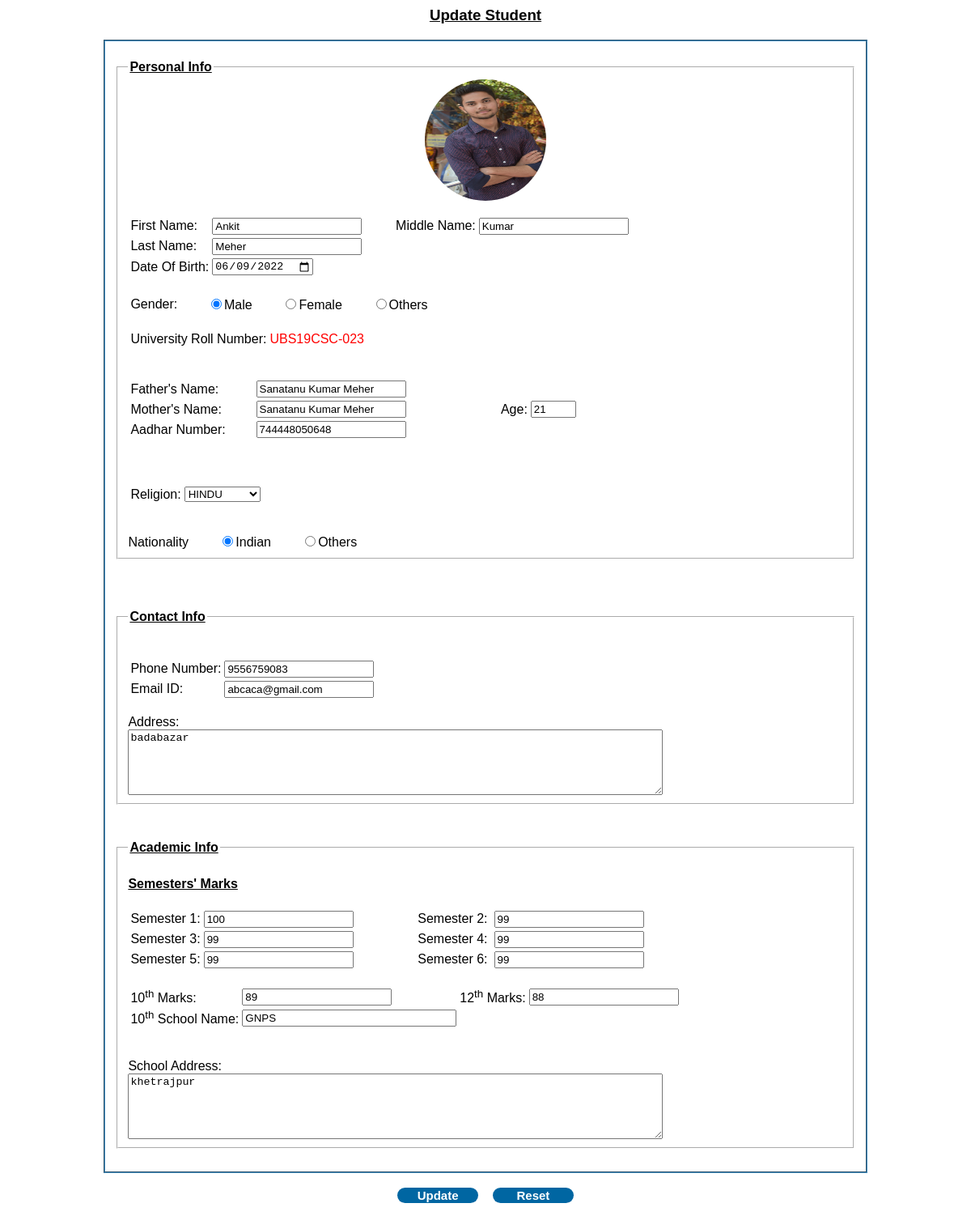
Page /editStudent.php?id=UBS19CSC-023 (signed in) on the committed database.
### tables this page shows
CREATE TABLE `personalinfo` (
  `id` int(11) NOT NULL,
  `fn` varchar(20) NOT NULL,
  `mn` varchar(20) DEFAULT NULL,
  `ln` varchar(20) NOT NULL,
  `dob` date NOT NULL,
  `uroll` varchar(20) NOT NULL,
  `gender` enum('M','F','O') NOT NULL,
  `fathername` varchar(50) NOT NULL,
  `mothername` varchar(50) NOT NULL,
  `age` int(11) NOT NULL,
  `aadhar` varchar(12) NOT NULL,
  `cast` enum('HINDU','MUSLIM','CHRISTIAN','OTHERS') NOT NULL,
  `nationality` enum('INDIAN','OTHERS') NOT NULL
);

CREATE TABLE `contactinfo` (
  `id` int(11) NOT NULL,
  `uroll` varchar(20) NOT NULL,
  `pn` varchar(13) NOT NULL,
  `email` varchar(50) NOT NULL,
  `address` varchar(50) NOT NULL
);

CREATE TABLE `academicinfo` (
  `id` int(11) NOT NULL,
  `uroll` varchar(20) NOT NULL,
  `sm1` float DEFAULT NULL,
  `sm2` float DEFAULT NULL,
  `sm3` float DEFAULT NULL,
  `sm4` float DEFAULT NULL,
  `sm5` float DEFAULT NULL,
  `sm6` float DEFAULT NULL,
  `mark10` float NOT NULL,
  `mark12` float NOT NULL,
  `schoolname` varchar(50) NOT NULL,
  `schooladdress` varchar(50) NOT NULL
);

### editStudent.php (the view, shortened to what this page needs)
<?php
    if( isset($_SESSION['uid']) ){
        $uid = $_SESSION['uid'] ;
        if(isset($_GET['id'])) $uid = $_GET['id'];
        $conn = mysqli_connect("localhost","root","","collegemanagement");
        if( $conn ){
            $qr = "select * from personalinfo where uroll = '$uid' ;";
            $res = mysqli_query($conn,$qr);
            if( $res ){
                $row = mysqli_fetch_assoc($res);
                $selected = $row['cast'];
                echo'
                <head>
                <style>
                .btn{
                    background: #0066A2;
                    color: white;
                    border-style: unset;
                    border-color: #0066A2;
                    border-radius: 15px;
                    width: 100px;
                    font: bold 15px arial,sans-serif;
                    text-shadow: none;
                }
                .btn:hover{
                    background: #0a19a7;
                    border-radius: 15px;
                }
                div{
                    margin-left:10%;
                    margin-right:10%;
                }
                body{
                   background-color: rgba(255, 255, 255, 0.58);
                   font-family: \'Franklin Gothic Medium\', \'Arial Narrow\', Arial, sans-serif;
               }
                </style>
              </head>
             <body>
             <CENTER><B><h3><u>Update Student</u></h3></B></CENTER>
                 <div>
                <form action="connectStudent.php?id='.$uid.'" method="post">
                <fieldset style="border-color: rgba(70, 142, 190, 1);">
                    <br>
                <fieldset style="border-color: white;">
                <center>
                <img src="upload-images/student/'.$uid.'.jpg" alt="Image Not Found" style="clip-path:circle();" height="150px" width="150px">
                </center>
                <br>
                <legend><strong><u>Personal Info</u></strong></legend>
                <table>
                    <tr>
                        <td>First Name:</td>
                        <td><input type="text" size="20" name="fn" required value="'.$row['fn'].'"></td>
                        <td style="text-indent: 1cm;">Middle Name:</td>
                        <td><input type="text" size="20" name="mn" value="'.$row['mn'].'"></td>
                    <tr>
                        <td>Last Name:</td>
                        <td><input type="text" size="20" name="ln" required value="'.$row['ln'].'"></td>
                    </tr>
                    <tr>
                        <td>Date Of Birth:</td>
                        <td><input type="date" size="20" name="dob" required value="'.$row['dob'].'"></td>
                    <tr>
                </table>
                <br>';?>
                <table>
                    <tr>
                        <td>Gender:</td>
                        <td><input style="margin-left: 1cm;" type="radio" name="g" <?=$row['gender'] == "M" ? "checked" : ""?> value="M">Male</input></td>
                        <td><input style="margin-left: 1cm;" type="radio" name="g" <?=$row['gender'] == "F" ? "checked" : ""?>  value="F">Female</input></td>
                        <td><input style="margin-left: 1cm;" type="radio" name="g" <?=$row['gender'] == "O" ? "checked" : ""?>  value="O">Others</input></td>
                    </tr>
                </table>
                <?php
                echo '<br>
                    <table>
                        <tr>
                            <td>University Roll Number: </td>
                            <td style="color: red;">'." ".$row['uroll'].'</td>
                    </tr>
                    </table>
                    <br>
                    <br>
                <table>
                    <tr>
                        <td>Father\'s Name:</td>
                        <td><input type="text" name="fathername" size="20" required  value="'.$row['fathername'].'"></td>
                    </tr>
                    <tr>
                        <td style="width: 4cm;">Mother\'s Name:</td>
                        <td><input type="text" name="mothername" size="20" required  value="'.$row['mothername'].'"></td>
                        <td style="text-indent: 3cm;">Age:</td>
                        <td><input type="number" name="age" min="10" max="60" required  value="'.$row['age'].'"></td>
                    </tr>
                    <tr>
                        <td>Aadhar Number:</td>
                        <td><input type="number" name="aadhar" size="20" required  value="'.$row['aadhar'].'"></td>
                    </tr>
                </table>
                    <br><br>
                <table>
                    <tr><br>
                        <td>Religion:</td>
                        <td>';
                        ?>
                        <?php
                        $options=array('HINDU','MUSLIM','CHRISTIAN','OTHERS');
                        echo "<select name='cast' type='dropdown'  required>";
                        foreach($options as $option){
                            if($selected==$option) echo "<option selected='selected' value='$option'>$option</option>";
                            else echo"<option value='$option'>$option</option>";
                        }
                            echo"</select>";
                    ?>
                    <?php
                        echo'</td>
                    </tr>
                </table>
                <br><br>';
                ?>
                 <label for="">Nationality</label>
                 <input style="margin-left: 1cm;" type="RADIO" name="nationality" <?=$row['nationality'] == "INDIAN" ? "checked" : ""?>  value="INDIAN">Indian
                 <input style="margin-left: 1cm;" type="RADIO" name="nationality" <?=$row['nationality'] == "OTHERS" ? "checked" : ""?>  value="OTHERS">Others
            </fieldset>
                <?php
            }
        }
    }else header("location:login.php");
?>
<?php
    $query="SELECT * FROM contactinfo  WHERE uroll='".$uid."'";
    $query_run=mysqli_query($conn,$query);
    if(mysqli_num_rows($query_run)>0)
    {
        foreach($query_run as $row)
        {
            ?>
                        <BR><br>
            <hr size="10" color="white">
            <fieldset style='border-color: white;'>
                <legend><strong><U>Contact Info</U></strong></legend>
                <br><br>
                <table>
                    <tr>
                        <td>Phone Number:</td>
                        <td><input type="tel" name="pn" size="20" required  value="<?= $row['pn'];?>"></td>
                    </tr>
                    <tr>
                        <td>Email ID:</td>
                        <td><input type="EMAIL" name="email" size="20" required  value="<?= $row['email'];?>"></td>
                    </tr>
                </table>
                <br>
                Address:<BR>
                <textarea ROWS="5" COLS="80" name="address" required><?php echo $row['address'] ?></textarea>
                <BR>
            </fieldset>
            <?php
        }
    }
    else echo "No Record Found";
?>
<?php
    $query="SELECT * FROM academicinfo  WHERE uroll='".$uid."'";
    $query_run=mysqli_query($conn,$query);
    if(mysqli_num_rows($query_run)>0)
    {
        foreach($query_run as $row)
        {
            ?>
            <br>
            <hr size="10" color="white">
            <fieldset style='border-color: white;'>
                 <legend><strong><U>Academic Info</U></strong></legend>
                    <?php if($_SESSION['type']=='admin' || $_SESSION['type']=='teacher')
                    echo "<b><h4><u>Semesters' Marks</u></h4></b>
                    <table>
                        <tr>
                            <td>Semester 1:</td>
                            <td><input type='number' step='0.01'  name='sm1' size='4' value='".$row['sm1']."'></td>
                            <td style='text-indent: 2cm;'>Semester 2:<td>
                            <td><input type='number' step='0.01' name='sm2' size='4' value='".$row['sm2']."'></td>
                        </tr>
                        <tr>
                            <td>Semester 3:</td>
                            <td><input type='number' step='0.01' name='sm3' size='4' value='".$row['sm3']."'></td>
                            <td style='text-indent: 2cm;'>Semester 4:<td>
                            <td><input type='number' step='0.01' name='sm4' size='4' value='".$row['sm4']."'></td>
                        </tr>
                        <tr>
                            <td>Semester 5:</td>
                            <td><input type='number' step='0.01' name='sm5' size='4' value='".$row['sm5']."'></td>
                            <td style='text-indent: 2cm;'>Semester 6:<td>
                            <td><input type='number' step='0.01' name='sm6' size='4' value='".$row['sm6']."'></td>
                        </tr>
                    </table>";
                ?>
                    <br>
                    <table>
                        <tr>
                            <td>10<SUP>th</SUP> Marks:</td>
                            <td><input type="number" name="mark10" step='0.01' size="5"  required value="<?= $row['mark10'];?>"></td>
                            <td style="margin-left: 2cm;">12<SUP>th</SUP> Marks:</td>
                            <td><input type="number" name="mark12" step='0.01' size="5"  required value="<?= $row['mark12'];?>"></td>
                        </tr>
                        <tr>
                            <td>10<sup>th</sup> School Name:</td>
                            <td><input type="TEXT" name="schoolname" size="30"  required value="<?= $row['schoolname'];?>"></td>
                        </tr>
                    </table>
                <BR><BR>
                School Address:<BR>
                    <TEXTAREA ROWS="5" COLS="80" name="schooladdress"  required><?php echo $row['schooladdress'] ?></TEXTAREA>
            </fieldset>
            <br>
            </fieldset>
            <br>
            <center>
                <input type="submit" class='btn' name='update' value='Update'>&nbsp; &nbsp;
                <input type="reset" class='btn' value="Reset">
            </center>
            </form></div>
            </body>
<?php
}
    }
else echo "No Record Found";
?>

### rows in the picture
personalinfo: fn "Ankit", mn "Kumar", ln "Meher", dob "06/09/2022", gender "☑", uroll "UBS19CSC-023", fathername "Sanatanu Kumar Meher", mothername "Sanatanu Kumar Meher", age "21", aadhar "744448050648", cast "HINDU", nationality "☑"
contactinfo: pn "9556759083", email "abcaca@gmail.com", address "badabazar"
academicinfo: sm1 "100", sm2 "99", sm3 "99", sm4 "99", sm5 "99", sm6 "99", mark10 "89", mark12 "88", schoolname "GNPS", schooladdress "khetrajpur"
